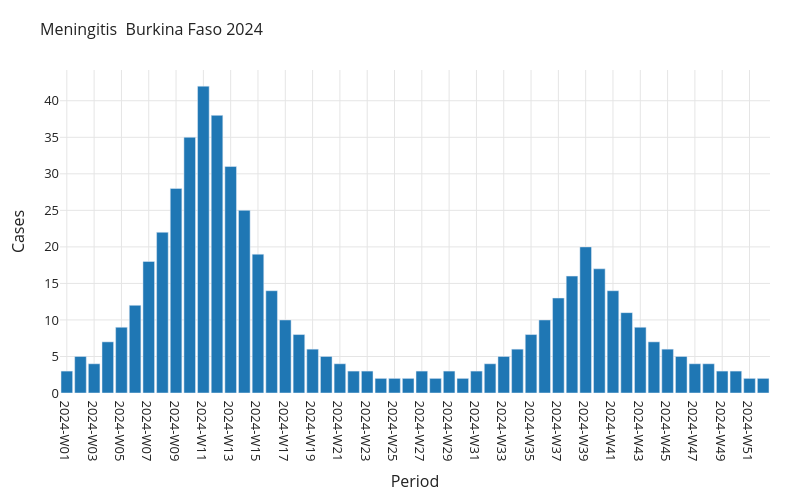

Here is the notebook cell this chart was saved with:
### Code cell
# Epidemic curve
ts = ds.to_timeseries_result()
plot_epicurve(ts, title="Meningitis  Burkina Faso 2024").show()

### Figure 1 — Plotly figure (JSON) as saved in the notebook; plotly's stock layout.template omitted (floating-point values rounded to 4 significant figures)
{"data": [{"marker": {"color": "#1f77b4"}, "name": "Cases", "type": "bar", "x": ["2024-W01", "2024-W02", "2024-W03", "2024-W04", "2024-W05", "2024-W06", "2024-W07", "2024-W08", "2024-W09", "2024-W10", "2024-W11", "2024-W12", "2024-W13", "2024-W14", "2024-W15", "2024-W16", "2024-W17", "2024-W18", "2024-W19", "2024-W20", "2024-W21", "2024-W22", "2024-W23", "2024-W24", "2024-W25", "2024-W26", "2024-W27", "2024-W28", "2024-W29", "2024-W30", "2024-W31", "2024-W32", "2024-W33", "2024-W34", "2024-W35", "2024-W36", "2024-W37", "2024-W38", "2024-W39", "2024-W40", "2024-W41", "2024-W42", "2024-W43", "2024-W44", "2024-W45", "2024-W46", "2024-W47", "2024-W48", "2024-W49", "2024-W50", "2024-W51", "2024-W52"], "y": [3, 5, 4, 7, 9, 12, 18, 22, 28, 35, 42, 38, 31, 25, 19, 14, 10, 8, 6, 5, 4, 3, 3, 2, 2, 2, 3, 2, 3, 2, 3, 4, 5, 6, 8, 10, 13, 16, 20, 17, 14, 11, 9, 7, 6, 5, 4, 4, 3, 3, 2, 2]}], "layout": {"bargap": 0.15, "font": {"color": "#222222", "size": 13}, "height": 500, "legend": {"bgcolor": "rgba(0,0,0,0)", "visible": true}, "margin": {"b": 60, "l": 60, "r": 30, "t": 70}, "paper_bgcolor": "#ffffff", "plot_bgcolor": "#ffffff", "title": {"font": {"color": "#222222", "size": 16}, "text": "Meningitis  Burkina Faso 2024"}, "width": 800, "xaxis": {"color": "#222222", "gridcolor": "#e5e5e5", "showgrid": true, "title": {"text": "Period"}, "zeroline": false}, "yaxis": {"color": "#222222", "gridcolor": "#e5e5e5", "showgrid": true, "title": {"text": "Cases"}, "zeroline": false}}}
